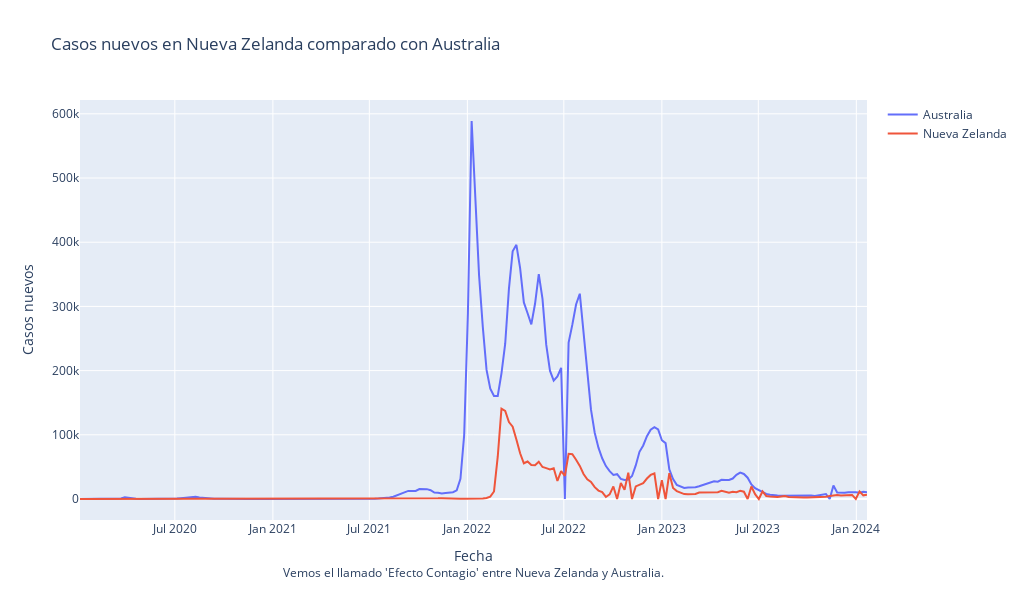

The notebook cell this image was saved under:
### Markdown cell above
### **2. ¿Cuál ha sido la evolución de los nuevos casos diarios reportados de Covid-19 en el país a lo largo del tiempo?**

### Code cell
# Grafica de linea de casos nuevos para nz a lo largo del tiempo
fig = go.Figure()

# Añadir traza para Australia
fig.add_trace(go.Scatter(x=df_rest_of_the_world.loc[df_rest_of_the_world['Country'] == 'Australia', 'Date_reported'], 
                         y=df_rest_of_the_world.loc[df_rest_of_the_world['Country'] == 'Australia', 'New_cases'], 
                         mode='lines', 
                         name='Australia'))

# Añadir traza para Nueva Zelanda
fig.add_trace(go.Scatter(x=df_nz['Date_reported'], 
                         y=df_nz['New_cases'], 
                         mode='lines', 
                         name='Nueva Zelanda'))

# Añadir texto descriptivo
fig.add_annotation(
    text="Vemos el llamado 'Efecto Contagio' entre Nueva Zelanda y Australia.",
    xref="paper", yref="paper",
    x=0.5, y=-0.15, showarrow=False
)

fig.update_layout(title='Casos nuevos en Nueva Zelanda comparado con Australia', 
                  xaxis_title='Fecha', 
                  yaxis_title='Casos nuevos',
                  height=600, width=1024)
fig.show()

### Figure 1 — Plotly figure (JSON) as saved in the notebook; plotly's stock layout.template omitted (floating-point values rounded to 4 significant figures; data arrays with more than 128 entries replaced by an {"elided": "..."} marker saying what was removed)
{"data": [{"mode": "lines", "name": "Australia", "type": "scatter", "x": {"elided": "212 str values"}, "y": {"elided": "212 int values"}}, {"mode": "lines", "name": "Nueva Zelanda", "type": "scatter", "x": {"elided": "212 str values"}, "y": {"elided": "212 int values"}}], "layout": {"annotations": [{"showarrow": false, "text": "Vemos el llamado 'Efecto Contagio' entre Nueva Zelanda y Australia.", "x": 0.5, "xref": "paper", "y": -0.15, "yref": "paper"}], "height": 600, "title": {"text": "Casos nuevos en Nueva Zelanda comparado con Australia"}, "width": 1024, "xaxis": {"title": {"text": "Fecha"}}, "yaxis": {"title": {"text": "Casos nuevos"}}}}
